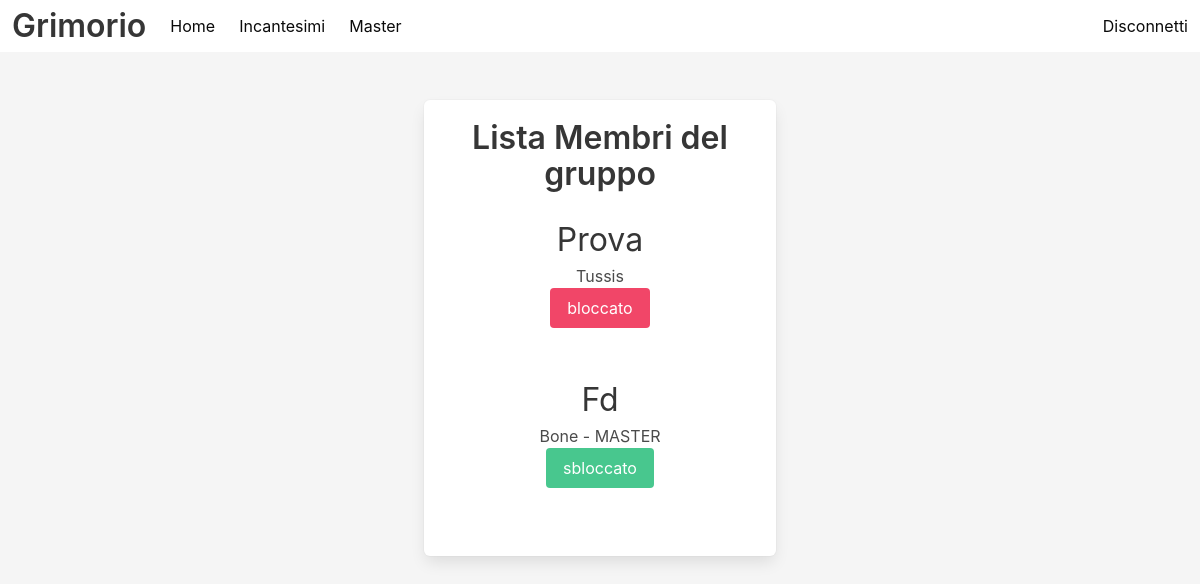
The page /master/Add (signed in) on the database as committed earlier.
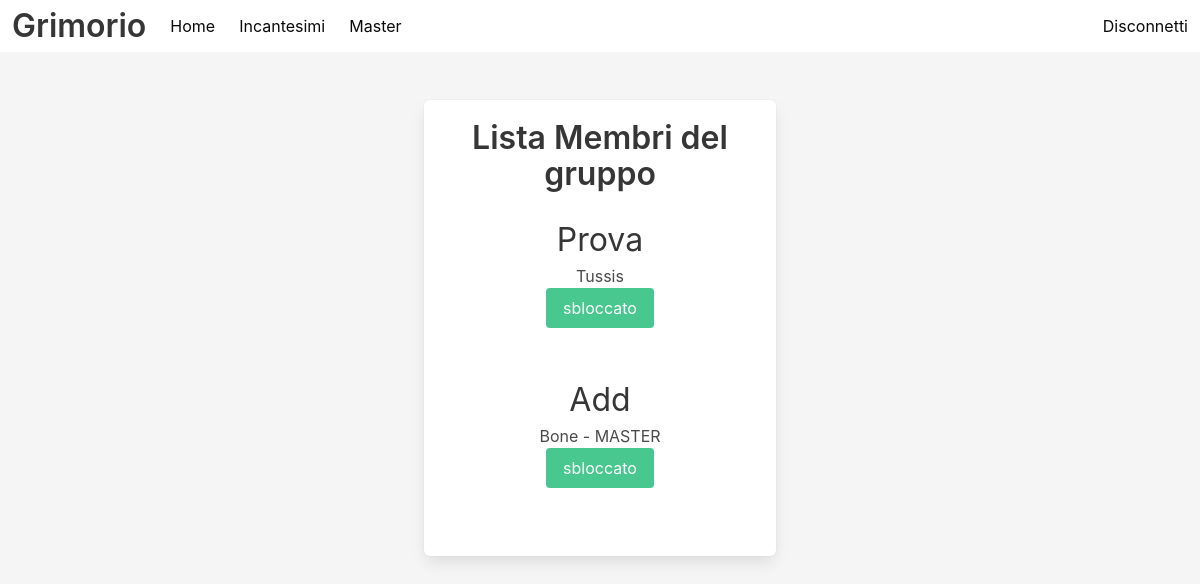
The same page on the database as committed later.
### app/models.py (models this page shows, shortened)
class Character(db.Model):
    id: so.Mapped[int] = so.mapped_column(primary_key=True)
    name: so.Mapped[str] = so.mapped_column(sa.String(64), index=True, unique=True)
    group: so.Mapped[Optional[str]] = so.mapped_column(sa.String(64), index=True)
    plane: so.Mapped[Optional[str]] = so.mapped_column(sa.String(64), index=True)
    master: so.Mapped[bool] = so.mapped_column(sa.Boolean, default=False)
    active: so.Mapped[bool] = so.mapped_column(sa.Boolean, default=False)
    editable: so.Mapped[Optional[bool]] = so.mapped_column(sa.Boolean, default=True)
    hidden: so.Mapped[Optional[bool]] = so.mapped_column(sa.Boolean, default=False)
    user_id: so.Mapped[int] = so.mapped_column(sa.ForeignKey(User.id), index=True)
    players: so.Mapped[User] = so.relationship(back_populates="chars")
    spells: so.WriteOnlyMapped["Spell"] = so.relationship(
        back_populates="spell_chars", passive_deletes=True
    )

class User(UserMixin, db.Model):
    id: so.Mapped[int] = so.mapped_column(primary_key=True)
    username: so.Mapped[str] = so.mapped_column(sa.String(32), index=True, unique=True)
    password_hash: so.Mapped[Optional[str]] = so.mapped_column(sa.String(256))
    chars: so.WriteOnlyMapped["Character"] = so.relationship(back_populates="players")

### app/routes.py (the view)
@app.route("/master/<group_name>")
@login_required
def master(group_name):
    form = EmptyForm()
    members = db.session.scalars(
        sa.select(Character)
        .where(Character.group == group_name)
        .where(Character.name != session["active_char"]["name"])
    )
    return render_template(
        "master.html",
        title="La Pagina del Master",
        members=members,
        form=form,
    )

### app/forms.py
class EmptyForm(FlaskForm):
    submit = SubmitField("Submit")

### app/models.py (called while the page is built)
@login.user_loader
def load_user(id):
    return db.session.get(User, int(id))

### app/templates/master.html (shortened to what this page needs)
{% extends "base.html" %}
{% block content %}
    <div class="section">
        <div class="columns is-centered">
            <div class="column is-one-third">
                <div class="box has-text-centered">
                    <h1 class="title">Lista Membri del gruppo <strong>{{ group_name}}</strong></h1>
                    <ul>
                        {% for member in members %}
                            <li>
                            <a href="{{ url_for('incantesimi', char_name = member.name) }}" class="is-size-3 has-text-dark">{{ member.name }}</a>
                            <p>
                                {{ member.players.username }}
                                {% if member.master %}
                                    - MASTER
                                {% endif %}
                            </p>
                            <form action="{{ url_for('editable_state', id=member.id) }}" method="post">
                                {% if member.editable == True %}
                                    {{ form.submit(value="sbloccato", class="button is-success") }}
                                {% else %}
                                    {{ form.submit(value="bloccato", class="button is-danger") }}
                                {% endif %}
                            </form>
                            <br><br>
                            </li>
                        {% endfor %}
                    </ul>
                </div>
            </div>
        </div>
    </div>
{% endblock %}

Rows that differ between the two databases and show on the page:
no longer on this page (row edited): Character: name "Fd", players.username "Bone", master "- MASTER"
changed Character "Prova": submit "bloccato" → "sbloccato"
added Character: name "Add", players.username "Bone", master "- MASTER"
